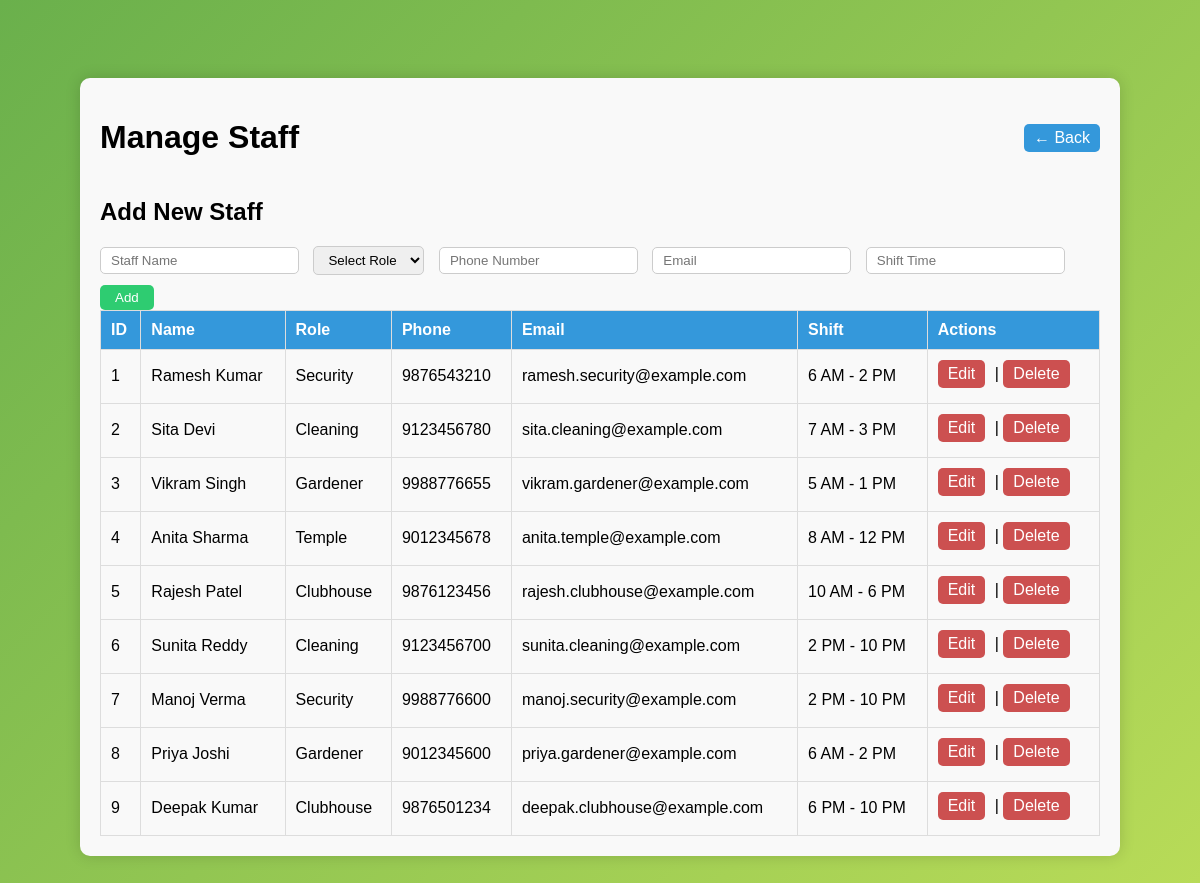
The app's page /users/admin/manage_staff.php (signed in) with its own data.
### tables this page shows
CREATE TABLE IF NOT EXISTS `staff_details` (
  `staff_id` int NOT NULL AUTO_INCREMENT,
  `name` varchar(100) NOT NULL,
  `role` enum('Security','Cleaning','Gardener','Temple','Clubhouse','Other') NOT NULL,
  `phone_no` varchar(15) DEFAULT NULL,
  `shift_time` varchar(50) DEFAULT NULL,
  `email` varchar(100) DEFAULT NULL,
  `added_on` timestamp NULL DEFAULT CURRENT_TIMESTAMP,
  PRIMARY KEY (`staff_id`)
);

### users/admin/manage_staff.php (the view, shortened to what this page needs)
<?php
require('../../utils/db_conn.php');
$edit_id = isset($_GET['edit_id']) ? (int)$_GET['edit_id'] : 0;
?>
<!DOCTYPE html>
<html lang="en">
<head>
    <link rel="stylesheet" href="../../css/style_manage_staff.css">
</head>
<body>
<div class="dashboard-container">
    <div class="header">
        <h1>Manage Staff</h1>
        <a href="admin.php" class="back-btn">← Back</a>
    </div>
    <div class="add-building">
        <h2>Add New Staff</h2>
        <form method="post" action="">
            <input type="text" name="name" placeholder="Staff Name" required>
            <select name="role" required>
                <option value="">Select Role</option>
            </select>
            <input type="text" name="phone_no" placeholder="Phone Number" required>
            <input type="email" name="email" placeholder="Email" required>
            <input type="text" name="shift_time" placeholder="Shift Time" required>
            <button type="submit" name="add_staff">Add</button>
        </form>
    </div>
    <div class="table-container">
        <table>
            <tr>
                <th>ID</th>
                <th>Name</th>
                <th>Role</th>
                <th>Phone</th>
                <th>Email</th>
                <th>Shift</th>
                <th>Actions</th>
            </tr>
            <?php
            $query = "SELECT * FROM staff_details ORDER BY staff_id ASC";
            $result = mysqli_query($conn, $query);
            if (mysqli_num_rows($result) > 0)
            {
                while ($row = mysqli_fetch_assoc($result))
                {
                    if ($edit_id === (int)$row['staff_id'])
                    {
                        echo "<tr>
                                <form method='post' action=''>
                                <td>{$row['staff_id']}<input type='hidden' name='staff_id' value='{$row['staff_id']}'></td>
                                <td><input type='text' name='name' value='".htmlspecialchars($row['name'])."' required></td>
                                <td>
                                    <select name='role' required>
                                        <option value='Security' ".($row['role']=='Security' ? 'selected' : '').">Security</option>
                                        <option value='Cleaning' ".($row['role']=='Cleaning' ? 'selected' : '').">Cleaning</option>
                                        <option value='Gardener' ".($row['role']=='Gardener' ? 'selected' : '').">Gardener</option>
                                        <option value='Temple' ".($row['role']=='Temple' ? 'selected' : '').">Temple</option>
                                        <option value='Clubhouse' ".($row['role']=='Clubhouse' ? 'selected' : '').">Clubhouse</option>
                                        <option value='Other' ".($row['role']=='Other' ? 'selected' : '').">Other</option>
                                    </select>
                                </td>
                                <td><input type='text' name='phone_no' value='".htmlspecialchars($row['phone_no'])."' required></td>
                                <td><input type='email' name='email' value='".htmlspecialchars($row['email'])."' required></td>
                                <td><input type='text' name='shift_time' value='".htmlspecialchars($row['shift_time'])."' required></td>
                                <td>
                                    <button type='submit' name='update_staff'>Update</button> |
                                    <a href='manage_staff.php'>Cancel</a>
                                </td>
                                </form>
                              </tr>";
                    }
                    else
                    {
                        echo "<tr>
                                <td>{$row['staff_id']}</td>
                                <td>{$row['name']}</td>
                                <td>{$row['role']}</td>
                                <td>{$row['phone_no']}</td>
                                <td>{$row['email']}</td>
                                <td>{$row['shift_time']}</td>
                                <td>
                                    <a href='manage_staff.php?edit_id={$row['staff_id']}'>Edit</a> |
                                    <a href='manage_staff.php?delete_id={$row['staff_id']}' onclick=\"return confirm('Are you sure you want to delete this staff?')\">Delete</a>
                                </td>
                              </tr>";
                    }
                }
            }
            else
            {
                echo "<tr><td colspan='7'>No staff found.</td></tr>";
            }
            ?>
        </table>
    </div>
</div>
</body>
</html>

### css/style_manage_staff.css (style rules this page uses)
body { background: linear-gradient(135deg, #6ab04c, #badc58); display: flex; justify-content: center; align-items: flex-start; min-height: 100vh; padding: 40px 0; font-family: Arial, sans-serif; }
.dashboard-container { max-width: 1000px; margin: 30px auto; padding: 20px; background: #f9f9f9; border-radius: 10px; box-shadow: 0 0 15px rgba(0,0,0,0.15); }
.header { display: flex; justify-content: space-between; align-items: center; margin-bottom: 20px; }
.back-btn { text-decoration: none; padding: 5px 10px; background: #3498db; color: #fff; border-radius: 5px; transition: 0.2s; }
.add-building input, .add-building select { padding: 5px 10px; margin-right: 10px; margin-bottom: 10px; border-radius: 5px; border: 1px solid #ccc; }
.add-building button { padding: 5px 15px; background: #2ecc71; color: #fff; border: none; border-radius: 5px; cursor: pointer; transition: 0.2s; }
.table-container { overflow-x: auto; }
table { width: 100%; border-collapse: collapse; }
th, td { padding: 10px; border: 1px solid #ddd; text-align: left; }
th { background: #3498db; color: #fff; }
.table-container a, .table-container button { padding: 5px 10px; background: #cc5050; color: #fff; border: none; border-radius: 5px; cursor: pointer; transition: 0.2s; text-decoration: none; display: inline-block; margin-right: 5px; margin-bottom: 5px; }

### records on screen
staff_details: staff_id "1", name "Ramesh Kumar", role "Security", phone_no "9876543210", email "ramesh.security@example.com", shift_time "6 AM - 2 PM"
staff_details: staff_id "2", name "Sita Devi", role "Cleaning", phone_no "9123456780", email "sita.cleaning@example.com", shift_time "7 AM - 3 PM"
staff_details: staff_id "3", name "Vikram Singh", role "Gardener", phone_no "9988776655", email "vikram.gardener@example.com", shift_time "5 AM - 1 PM"
staff_details: staff_id "4", name "Anita Sharma", role "Temple", phone_no "9012345678", email "anita.temple@example.com", shift_time "8 AM - 12 PM"
staff_details: staff_id "5", name "Rajesh Patel", role "Clubhouse", phone_no "9876123456", email "rajesh.clubhouse@example.com", shift_time "10 AM - 6 PM"
staff_details: staff_id "6", name "Sunita Reddy", role "Cleaning", phone_no "9123456700", email "sunita.cleaning@example.com", shift_time "2 PM - 10 PM"
staff_details: staff_id "7", name "Manoj Verma", role "Security", phone_no "9988776600", email "manoj.security@example.com", shift_time "2 PM - 10 PM"
staff_details: staff_id "8", name "Priya Joshi", role "Gardener", phone_no "9012345600", email "priya.gardener@example.com", shift_time "6 AM - 2 PM"
staff_details: staff_id "9", name "Deepak Kumar", role "Clubhouse", phone_no "9876501234", email "deepak.clubhouse@example.com", shift_time "6 PM - 10 PM"
